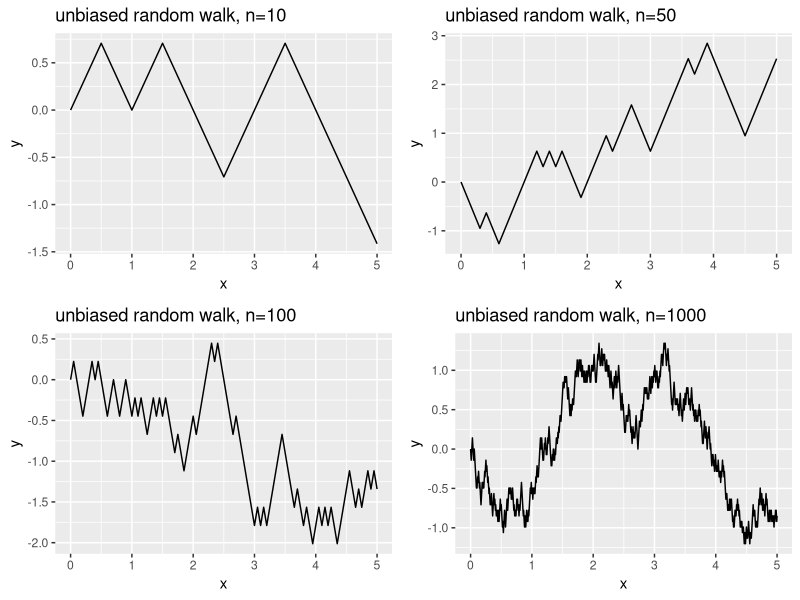
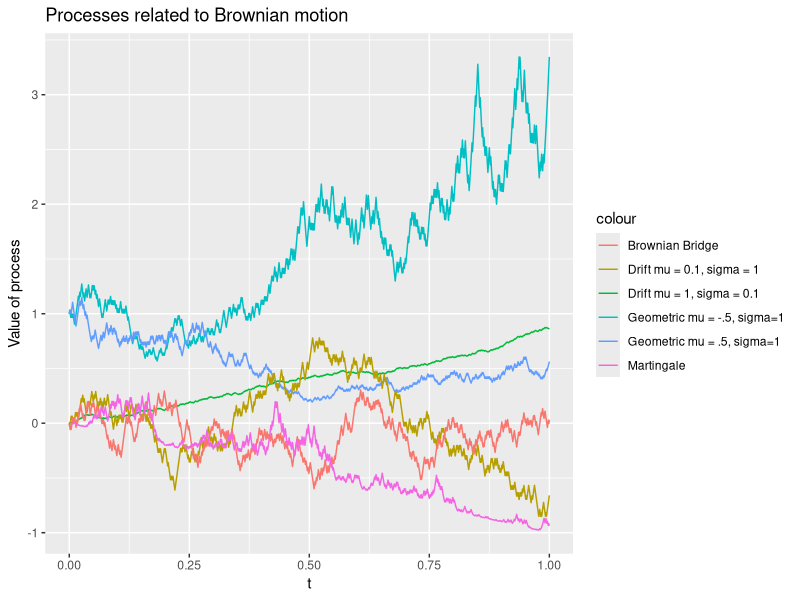

Write R code to recreate these figures, in order.
## ---- chunk 1
knitr::opts_chunk$set(echo = TRUE)
## ---- chunk 2
library(ggplot2)
#______________________________________________________
#Part 1

Sn <- function(n,T = 5){
  # Create function that produces random walk with step size sqrt(T/n)
  stepsize <- sqrt(T/n)
  Z <- rbinom(n+1,1,0.5)
  Z[Z==1] <- stepsize
  Z[Z==0] <- -stepsize
  X <- rep(0,n+1)
  for ( i in 1:n+1) { 
    X[i] = X[i-1] + Z[i] }
  return(X)
}

# Now plot the process Sn(t) for n = 10,50,100,1000
y1 <- Sn(10)
x1 <- seq(0,5,length.out = length(y1))
dd1 <- as.data.frame(x1)
dd1 <- cbind(dd1,y1)
q1 <- ggplot(data=dd1, aes(x=x1)) + 
  geom_line(aes(y=y1)) +
  ggtitle("unbiased random walk, n=10")+
  ylab("y") +xlab ("x") 


y2 <- Sn(50)
x2 <- seq(0,5,length.out = length(y2))
dd2 <- as.data.frame(x2)
dd2 <- cbind(dd2,y2)
q2 <- ggplot(data=dd2, aes(x=x2)) + 
  geom_line(aes(y=y2)) +
  ggtitle("unbiased random walk, n=50")+
  ylab("y") +xlab ("x") 


y3 <- Sn(100)
x3 <- seq(0,5,length.out = length(y3))
dd3 <- as.data.frame(x3)
dd3 <- cbind(dd3,y3)
q3 <- ggplot(data=dd3, aes(x=x3)) + 
  geom_line(aes(y=y3)) +
  ggtitle("unbiased random walk, n=100")+
  ylab("y") +xlab ("x") 


y4 <- Sn(1000)
x4 <- seq(0,5,length.out = length(y4))
dd4 <- as.data.frame(x4)
dd4 <- cbind(dd4,y4)
q4 <- ggplot(data=dd4, aes(x=x4)) + 
  geom_line(aes(y=y4)) +
  ggtitle("unbiased random walk, n=1000")+
  ylab("y") +xlab ("x") 

multiplot <- function(..., plotlist=NULL, file, cols=1, layout=NULL) {
  library(grid)
  
  # Make a list from the ... arguments and plotlist
  plots <- c(list(...), plotlist)
  
  numPlots = length(plots)
  
  # If layout is NULL, then use 'cols' to determine layout
  if (is.null(layout)) {
    # Make the panel
    # ncol: Number of columns of plots
    # nrow: Number of rows needed, calculated from # of cols
    layout <- matrix(seq(1, cols * ceiling(numPlots/cols)),
                     ncol = cols, nrow = ceiling(numPlots/cols))
  }
  
  if (numPlots==1) {
    print(plots[[1]])
    
  } else {
    # Set up the page
    grid.newpage()
    pushViewport(viewport(layout = grid.layout(nrow(layout), ncol(layout))))
    
    # Make each plot, in the correct location
    for (i in 1:numPlots) {
      # Get the i,j matrix positions of the regions that contain this subplot
      matchidx <- as.data.frame(which(layout == i, arr.ind = TRUE))
      
      print(plots[[i]], vp = viewport(layout.pos.row = matchidx$row,
                                      layout.pos.col = matchidx$col))
    }
  }
}

multiplot(q1,q3,q2,q4, cols=2)
## ---- chunk 3
#______________________________________________________
#Part 2

geometric.brownian <- function(n,T,sigma,mu){
  B <- Sn(n,T)
  t <- seq(0,T,length.out = n+1)
  X <- sigma * B + mu * t
  return(exp(X))
}

brownian.drift <- function(n,T,sigma,mu){
  B <- Sn(n,T)
  t <- seq(0,T,length.out = n+1)
  X <- sigma * B + mu * t
  return(X)
}

brownian.bridge <- function(n,T){
  B <- Sn(n,T)
  t <- seq(0,1,length.out = n+1)
  X <- B - t * B[n]
}

martingale <- function(n,T) {
  B <- Sn(n,T)
  t <- seq(0,T,length.out = n+1)
  return(B^2 - t)
}

n <- 1000; T <- 1; t <- seq(0,T,length.out = n+1)

simulations <- as.data.frame( 
cbind( t,geometric.brownian(n,T,sigma = 1, mu = -0.5),
geometric.brownian(n,T,sigma = 1, mu =0.5),brownian.drift(n,T,sigma = 0.1, mu = 1), 
brownian.drift(n,T,sigma = 1, mu = 0.1), brownian.bridge(n,T), martingale(n,T)
  ))

ggplot(data = simulations,aes(x=t,y=V2)) + 
  labs(x='t', y='Value of process', title = 'Processes related to Brownian motion') +
  geom_line(aes(x=t,y=V2,colour='Geometric mu = -.5, sigma=1')) + 
  geom_line(aes(x=t,y=V3,colour='Geometric mu = .5, sigma=1')) + 
  geom_line(aes(x=t,y=V4,colour='Drift mu = 1, sigma = 0.1')) + 
  geom_line(aes(x=t,y=V5,colour='Drift mu = 0.1, sigma = 1')) +
  geom_line(aes(x=t,y=V6,colour='Brownian Bridge')) +
  geom_line(aes(x=t,y=V7,colour='Martingale'))
